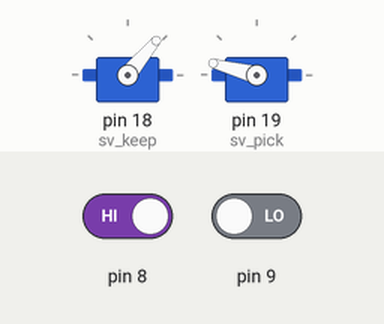
This sketch was run on a simulated Arduino Uno, built with avr-gcc and run on an emulated ATmega328P. On the bench: 2 × servo. The inputs (shaded band) are chosen by the test bench; at power-on: pin 8 HIGH, pin 9 LOW.

Above: at 2.0 s.
2.1 s: pin 8 driven LOW
At 2.4 s:
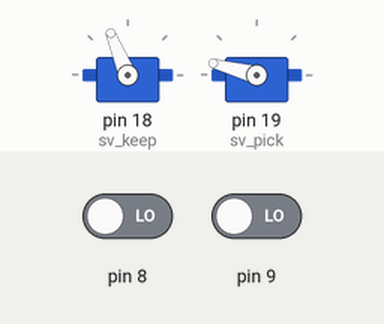
3.6 s: pin 9 driven HIGH
At 7.0 s:
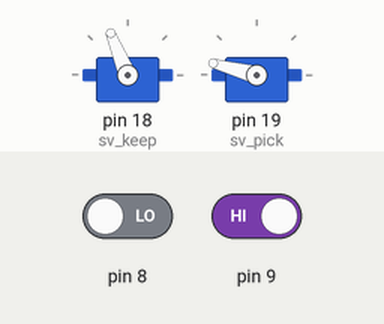
7.1 s: pin 9 driven LOW
At 7.8 s:
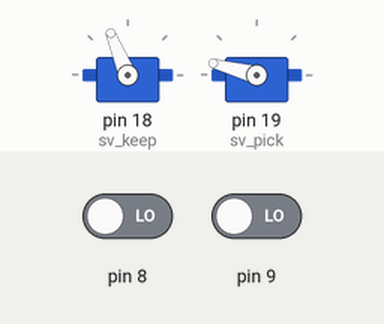
8.6 s: pin 8 driven HIGH
At 8.75 s:
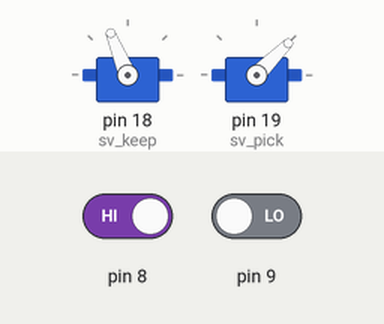
Timing chart, 0 to 13.1 s (numbered marks = the images above; inputs shaded):
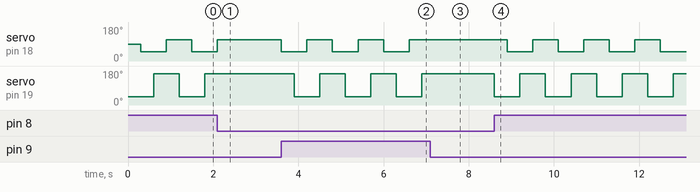

The sketch:

A2-8-ServoFunction.ino
```cpp
#include <Servo.h>
Servo sv_keep, sv_pick;
void setup() {
  // put your setup code here, to run once:
  sv_keep.attach(18);
  sv_pick.attach(19);
}

void loop() {
  // put your main code here, to run repeatedly:
  if (!digitalRead(8) && digitalRead(9)) {
    sKeep();
  }
  else if (digitalRead(8) && !digitalRead(9)) {
    sDrop();
  }
}
void sKeep()
{
  sv_keep.write(50); delay(300);
  sv_pick.write(45); delay(300);
  sv_keep.write(112); delay(300);
  sv_pick.write(165); delay(300);
}
void sDrop()
{
  sv_pick.write(45); delay(300);
  sv_keep.write(50); delay(300);
  sv_pick.write(165); delay(300);
  sv_keep.write(112); delay(300);
}
```

Measured:
- after the input at 2.1 s, servo on pin 18 (sv_keep): goes on until 2.1 s, then stays 112°; servo on pin 19 (sv_pick): stays 165° (without the input it goes to 45° after 0.30 s)
- after the input at 3.6 s, servo on pin 18 (sv_keep): alternates 112° for 0.60 s and 50° for 0.60 s, starting at once; servo on pin 19 (sv_pick): alternates 165° for 0.60 s and 45° for 0.60 s, starting after 0.30 s
- after the input at 7.1 s, servo on pin 18 (sv_keep): stays 112° (without the input it goes to 50° after 0.10 s); servo on pin 19 (sv_pick): stays 165° (without the input it goes to 45° after 0.40 s)
- after the input at 8.6 s, servo on pin 18 (sv_keep): alternates 112° for 0.60 s and 50° for 0.60 s, starting after 0.30 s; servo on pin 19 (sv_pick): alternates 165° for 0.60 s and 45° for 0.60 s, starting at once
